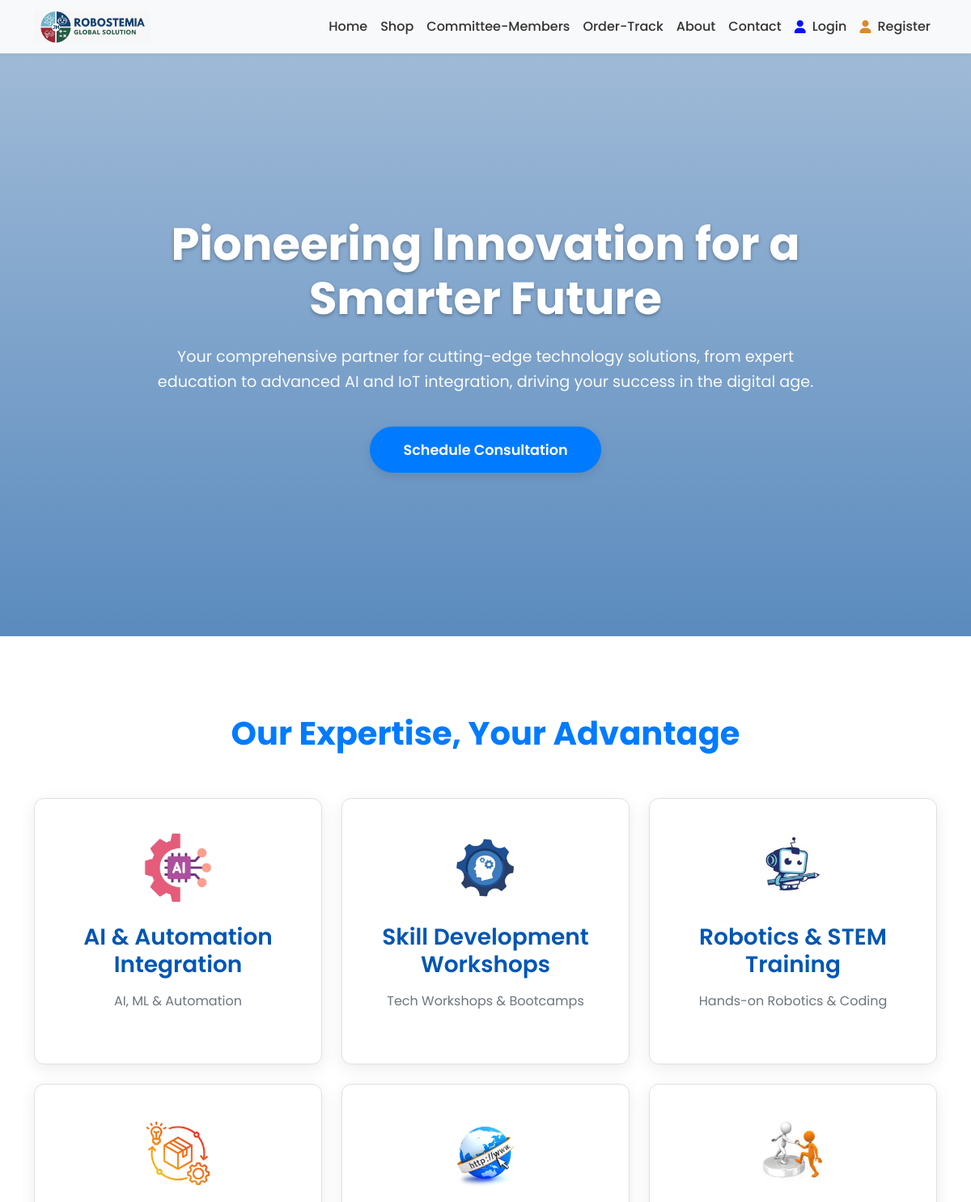
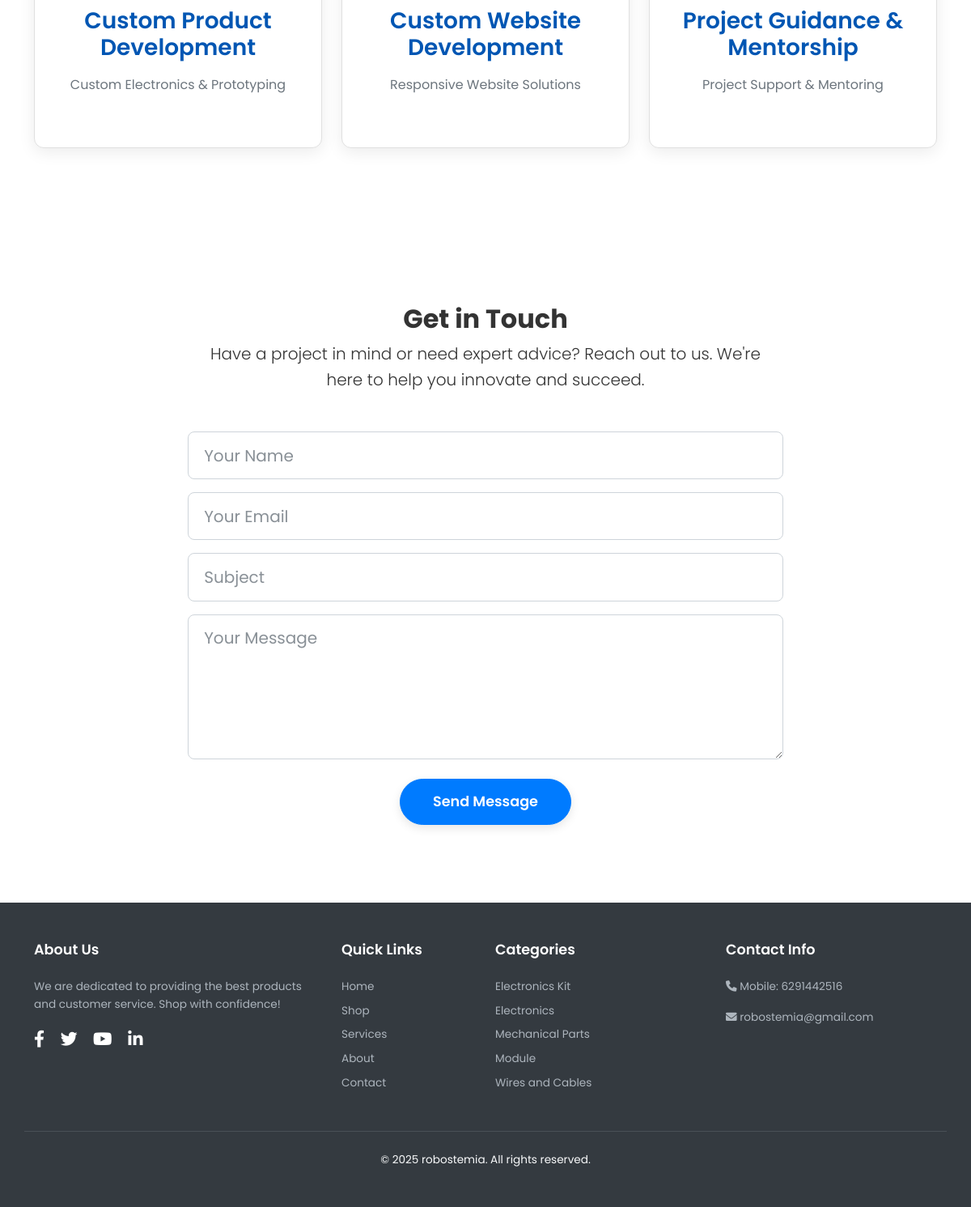
Page /services/ on the committed database (2 pictures, top to bottom).
### robot/models.py (models this page shows, shortened)
class Services(models.Model):
    name = models.CharField(max_length=100)
    description = models.TextField(max_length=100)
    price = models.DecimalField(max_digits=10, decimal_places=2)
    about = models.TextField()
    image_url = models.ImageField(upload_to='services/', blank=True, null=True)
    date_added = models.DateField(default=timezone.now)
    features_raw = models.TextField(blank=True, null=True)
    visibility = models.CharField(
        max_length=10,
        choices=[('show', 'Show'), ('hide', 'Hide')],
        default='show'
    )
    order = models.PositiveIntegerField(default=0)  # ✅ Required
    class Meta:
        ordering = ['order']

### robot/views.py (the view)
# urls.py: path('services/', views.services, name='services'),
def services(request):
    services = Services.objects.all()
    return render(request, 'robot/Services.html' ,{'services': services})

### robot/templates/robot/Services.html (shortened to what this page needs)
{% extends "robot/base.html" %}
{% block content %}
<main>
    <section id="hero" class="hero-section d-flex align-items-center">
        <div class="container">
            <div class="row justify-content-center">
                <div class="col-lg-10 col-xl-9">
                    <h1>Pioneering Innovation for a Smarter Future</h1>
                    <p>Your comprehensive partner for cutting-edge technology solutions, from expert education to
                        advanced AI and IoT integration, driving your success in the digital age.</p>
                    <a href="#contact" class="btn btn-primary-custom">Schedule Consultation</a>
                </div>
            </div>
        </div>
    </section>
    <section id="services" class="services-section section-padding">
        <div class="container">
            <h2>Our Expertise, Your Advantage</h2>
            <div class="row row-cols-1 row-cols-md-2 row-cols-lg-3 g-4">
                {% for service in services %}
                <div class="col d-flex">
                    <div class="service-card flex-fill">
                        <div class="icon-wrapper mx-auto">
                            <img src="/media/{{ service.image_url }}" alt="{{ service.name }}" class="img-fluid">
                        </div>
                        <h3>{{ service.name }}</h3>
                        <p style="line-break: anywhere;">{{ service.description }}</p>
                    </div>
                </div>
                {% endfor %}
            </div>
        </div>
    </section>
    <section id="contact" class="section-padding" style="background-color: var(--white-bg); text-align: center;">
        <div class="container">
            <h2 style="color: var(--text-color-dark);">Get in Touch</h2>
            <p class="lead" style="color: var(--text-color-dark); max-width: 700px; margin: 0 auto 3rem;">
                Have a project in mind or need expert advice? Reach out to us. We're here to help you innovate and
                succeed.
            </p>
            <div class="row justify-content-center">
                <div class="col-lg-8">
                    <form action="#" method="POST">
                        <div class="mb-3">
                            <input type="text" class="form-control form-control-lg" id="name" placeholder="Your Name"
                                aria-label="Your Name" required>
                        </div>
                        <div class="mb-3">
                            <input type="email" class="form-control form-control-lg" id="email" placeholder="Your Email"
                                aria-label="Your Email" required>
                        </div>
                        <div class="mb-3">
                            <input type="text" class="form-control form-control-lg" id="subject" placeholder="Subject"
                                aria-label="Subject" required>
                        </div>
                        <div class="mb-4">
                            <textarea class="form-control form-control-lg" id="message" rows="5"
                                placeholder="Your Message" aria-label="Your Message" required></textarea>
                        </div>
                        <button type="submit" class="btn btn-primary-custom">Send Message</button>
                    </form>
                </div>
            </div>
        </div>
    </section>
</main>
{% endblock %}

### robot/templates/robot/base.html (shortened to what this page needs)
{% load static %}
<!DOCTYPE html>
<html lang="en">
<head>
    <link href="https://cdn.jsdelivr.net/npm/bootstrap@5.3.0/dist/css/bootstrap.min.css" rel="stylesheet">
    <link rel="stylesheet" href="https://cdnjs.cloudflare.com/ajax/libs/font-awesome/6.0.0-beta3/css/all.min.css">
</head>
<body>
    {% load static %}
    <nav class="navbar navbar-expand-lg navbar-light bg-light sticky-top">
        <div class="container">
            <a class="navbar-brand" href="/">
            <img src="{% static '/robot/logof.png' %}" alt="RoboSTEMia Logo">
            </a>
            <div class="con collapse navbar-collapse" id="navbarNav">
                <ul class="navbar-nav ms-auto">
                    <li class="nav-item">
                        <a class="nav-link {% if request.path == '/' %}active-page{% endif %}" href="/">Home{% if request.path == '/' %} :{% endif %}</a>
                    </li>
                    <li class="nav-item">
                        <a class="nav-link {% if request.path == '/shop/' %}active-page{% endif %}" href="/shop/">Shop{% if request.path == '/shop/' %} :{% endif %}</a>
                    </li>
                    <li class="nav-item">
                        <a class="nav-link {% if request.path == '/advisorycommittee/' %}active-page{% endif %}" href="/advisorycommittee/">Committee-Members{% if request.path == '/advisorycommittee/' %} :{% endif %}</a>
                    </li>
                    <li class="nav-item">
                        <a class="nav-link {% if request.path == '/order-tracking/' %}active-page{% endif %}" href="/order-tracking/">Order-Track{% if request.path == '/order-tracking/' %} :{% endif %}</a>
                    </li>
                    <li class="nav-item">
                        <a class="nav-link {% if request.path == '/about/' %}active-page{% endif %}" href="/about/">About{% if request.path == '/about/' %} :{% endif %}</a>
                    </li>
                    <li class="nav-item">
                        <a class="nav-link {% if request.path == '/contact/' %}active-page{% endif %}" href="/contact/">Contact{% if request.path == '/contact/' %} :{% endif %}</a>
                    </li>
                    {% if user.is_authenticated %}
                    <li class="nav-item dropdown">
                        <a class="nav-link dropdown-toggle d-flex align-items-center" href="#" id="userDropdown" role="button" data-bs-toggle="dropdown" aria-expanded="false">
                        <i class="fa-solid fa-user me-2" style="color: #0011ff;"></i>
                        <span style="color: #002966;">{{ user.username }}</span>
                        </a>
                        <ul class="dropdown-menu dropdown-menu-end" aria-labelledby="userDropdown">
                            <li><a class="dropdown-item" href="#">Profile</a></li>
                            <li>
                                <hr class="dropdown-divider">
                            </li>
                            <li><a class="dropdown-item" href="{% url 'logout' %}">Logout</a></li>
                        </ul>
                    </li>
                    {% else %}
                    <li class="nav-item">
                        <a class="nav-link d-flex align-items-center" href="{% url 'login' %}">
                        <i class="fa-solid fa-user me-2" style="color: #0011ff;"></i>
                        <span class="text-blue">Login</span>
                        </a>
                    </li>
                    <a class="nav-link d-flex align-items-center" href="{% url 'register' %}">
                    <i class="fa-solid fa-user me-2" style="color: #db892b;"></i>
                    <span class="text-blue">Register</span>
                    </a>
                    {% endif %}
                </ul>
            </div>
        </div>
    </nav>
    <main id="main-content">
        {% block content %}{% endblock %}
    </main>
    <footer class="footer">
        <div class="container">
            <div class="row">
                <div class="col-md-4 mb-4 mb-md-0">
                    <h5>About Us</h5>
                    <p>We are dedicated to providing the best products and customer service. Shop with confidence!</p>
                    <div class="social-icons mt-3">
                        <a href="https://www.facebook.com/people/Robostemia/61577539023886/" target="_blank"><i class="fab fa-facebook-f"></i></a>
                        <a href="#"><i class="fab fa-twitter"></i></a>
                        <a href="https://www.youtube.com/@RoboSTEMia-S" target="_blank"><i class="fab fa-youtube"></i></a>
                        <a href="#"><i class="fab fa-linkedin-in"></i></a>
                    </div>
                </div>
                <div class="col-md-2 mb-4 mb-md-0">
                    <h5>Quick Links</h5>
                    <ul class="list-unstyled">
                        <li><a href="/">Home</a></li>
                        <li><a href="/shop/">Shop</a></li>
                        <li><a href="/services/">Services</a></li>
                        <li><a href="/about/">About</a></li>
                        <li><a href="/contact/">Contact</a></li>
                    </ul>
                </div>
                <div class="col-md-3 mb-4 mb-md-0" >
                    <h5>Categories</h5>
                    <ul class="list-unstyled">
                        <li><a href="/shop/?category=Electronic%20Kit&sort_by=popularity">Electronics Kit</a></li>
                        <li><a href="/shop/?category=Electronics&sort_by=popularity">Electronics</a></li>
                        <li><a href="/shop/?category=Mechanical%20Parts&sort_by=popularity">Mechanical Parts</a></li>
                        <li><a href="/shop/?category=Module&sort_by=popularity">Module</a></li>
                        <li><a href="/shop/?category=Wires%20and%20Cables&sort_by=popularity">Wires and Cables</a></li>
                    </ul>
                </div>
                <div class="col-md-3">
                    <h5>Contact Info</h5>
                    <p><i class="fas fa-phone"></i> Mobile: 6291442516</p>
                    <p><i class="fas fa-envelope"></i> robostemia@gmail.com</p>
                </div>
            </div>
            <div class="row bottom-bar">
                <div class="col-12">
                    <p class="mb-0">&copy; 2025 robostemia. All rights reserved.</p>
                </div>
            </div>
        </div>
    </footer>
</body>
</html>

### robot/templates/robot/Services.html (style rules this page uses)
:root { --primary-blue: #007bff; --dark-blue-text: #0056b3; --dark-grey-bg: #343a40; --light-grey-bg: #f8f9fa; --white-bg: #ffffff; --text-color-dark: #333; --text-color-light: #495057; --text-color-muted: #6c757d; --footer-text: #adb5bd; }
body { font-family: 'Poppins', sans-serif; background-color: var(--light-grey-bg); color: var(--text-color-dark); line-height: 1.6; overflow-x: hidden; }
h1, h2, h3, h4, h5, h6 { font-weight: 700; color: var(--text-color-dark); }
.section-padding { padding: 6rem 0; }
.btn-primary-custom { background-color: var(--primary-blue); border-color: var(--primary-blue); color: var(--white-bg); padding: 0.9rem 2.5rem; font-size: 1.1rem; font-weight: 600; border-radius: 50px; transition: all 0.3s ease; box-shadow: 0 4px 12px rgba(0, 0, 0, 0.1); }
.navbar { background-color: #ffffff; box-shadow: 0 2px 4px rgba(0, 0, 0, 0.05); }
.navbar-brand img { height: 40px; }
.nav-link { font-weight: 500; color: #333; transition: color 0.3s ease; }
.navbar-nav .nav-link { transition: color 0.3s ease; border-radius: 5px; }
.hero-section { background: linear-gradient(rgba(0, 123, 255, 0.219), rgba(0, 87, 179, 0.555)), url('https://picsum.photos/1920/1080?random=tech') no-repeat center center/cover; color: var(--white-bg); padding: 10rem 0; text-align: center; display: flex; align-items: center; min-height: 90vh; position: relative; }
.hero-section h1 { font-weight: 700; font-size: 3.5rem; margin-bottom: 1.5rem; line-height: 1.2; text-shadow: 0 2px 4px rgba(0, 0, 0, 0.3); color: var(--white-bg); }
.hero-section p { font-size: 1.3rem; max-width: 900px; margin: 0 auto 2.5rem; line-height: 1.6; opacity: 0.95; }
.services-section { background-color: var(--white-bg); text-align: center; }
.services-section h2 { color: var(--primary-blue); font-size: 2.5rem; margin-bottom: 3.5rem; }
.service-card { background-color: var(--white-bg); border: 1px solid #e0e0e0; border-radius: 12px; padding: 2.5rem; text-align: center; box-shadow: 0 5px 20px rgba(0, 0, 0, 0.08); transition: transform 0.3s ease-in-out, box-shadow 0.3s ease-in-out; height: 100%; display: flex; flex-direction: column; justify-content: space-between; }
.service-card .icon-wrapper { font-size: 3.5rem; color: var(--primary-blue); margin-bottom: 1.5rem; width: 90px; height: 90px; background-color: rgba(0, 123, 255, 0.1); border-radius: 50%; display: inline-flex; align-items: center; justify-content: center; transition: background-color 0.3s ease; }
.service-card h3 { font-weight: 600; color: var(--dark-blue-text); margin-bottom: 1rem; font-size: 1.75rem; }
.service-card p { color: var(--text-color-muted); margin-bottom: 1.5rem; flex-grow: 1; }
#contact { background-color: var(--f8f9fa); }
#contact h2 { color: var(--dark-navy); }
#contact .lead { color: var(--text-color-dark); }
#contact .form-control-lg { border-radius: 8px; padding: 0.85rem 1.2rem; border: 1px solid #ced4da; }
#contact .form-control-lg::placeholder { color: #6c757d; opacity: 0.8; }
.footer { background-color: var(--dark-grey-bg); color: var(--footer-text); padding: 3rem 0; font-size: 0.85rem; }
.footer h5 { color: var(--white-bg); font-weight: 600; margin-bottom: 1.5rem; font-size: 1.1rem; }
.footer ul { list-style: none; padding: 0; }
.footer ul li { margin-bottom: 0.5rem; }
.footer ul li a { color: var(--footer-text); text-decoration: none; transition: color 0.3s ease; }
.footer .social-icons a { color: var(--white-bg); font-size: 1.3rem; margin-right: 1rem; transition: color 0.3s ease; display: inline-block; }
.footer .bottom-bar { border-top: 1px solid #495057; padding-top: 1.5rem; margin-top: 2rem; text-align: center; color: #f8f9fa; }
@media (max-width: 1200px) { .hero-section h1 { font-size: 3.5rem; } }
@media (max-width: 1200px) { .hero-section p { font-size: 1.2rem; } }

### rows in the picture
Services: image_url (picture), name "AI & Automation Integration", description "AI, ML & Automation"
Services: image_url (picture), name "Skill Development Workshops", description "Tech Workshops & Bootcamps"
Services: image_url (picture), name "Robotics & STEM Training", description "Hands-on Robotics & Coding"
Services: image_url (picture), name "Custom Product Development", description "Custom Electronics & Prototyping"
Services: image_url (picture), name "Custom Website Development", description "Responsive Website Solutions"
Services: image_url (picture), name "Project Guidance & Mentorship", description "Project Support & Mentoring"
